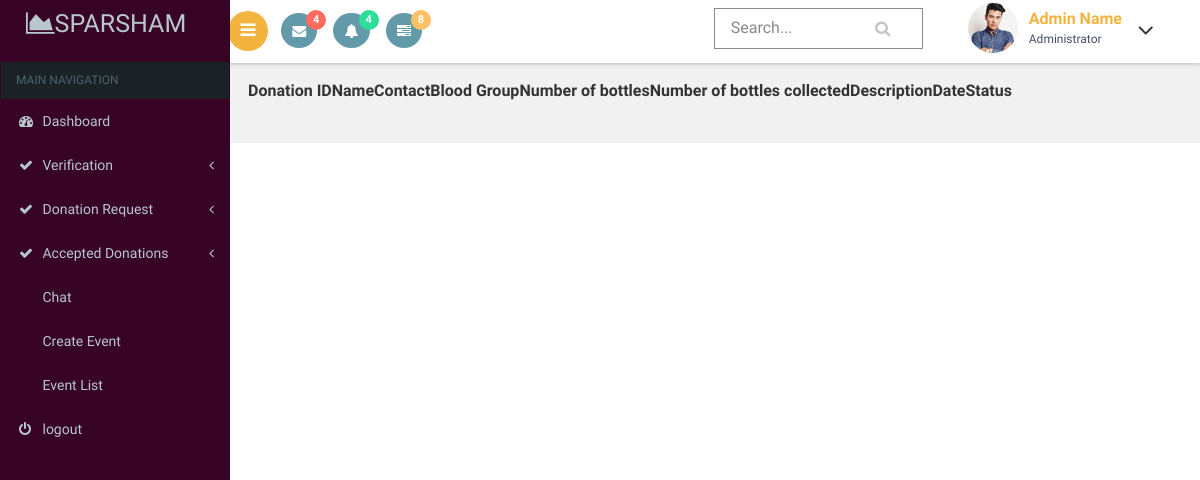
/secratary/blooddonationlist.php, run on an earlier commit of the app's database.
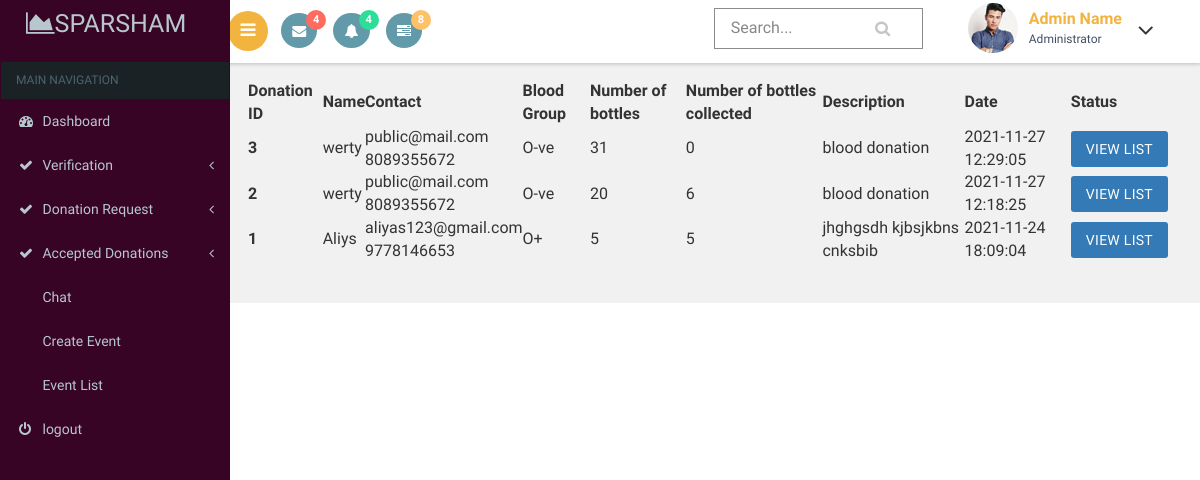
And on a later commit of the database.
### tables this page shows
CREATE TABLE `blood_donation` (
  `blood_donation_id` int(11) NOT NULL,
  `email` varchar(30) NOT NULL,
  `no_of_bottle` int(11) NOT NULL,
  `no_of_donation` int(11) NOT NULL,
  `blood_group` varchar(5) NOT NULL,
  `description` varchar(50) NOT NULL,
  `blood_donation_status` int(3) NOT NULL DEFAULT 0,
  `donation_date` timestamp NOT NULL DEFAULT current_timestamp()
);

CREATE TABLE `registration` (
  `name` varchar(80) NOT NULL,
  `email` varchar(80) NOT NULL,
  `phone` bigint(11) NOT NULL,
  `gender` varchar(10) NOT NULL,
  `date_of_birth` varchar(20) NOT NULL,
  `house` varchar(80) NOT NULL,
  `place` varchar(80) NOT NULL,
  `country` int(11) NOT NULL,
  `state` int(11) NOT NULL,
  `district` int(11) NOT NULL,
  `pincode` int(6) NOT NULL,
  `profile_pic` varchar(100) NOT NULL DEFAULT '../images/avathar.jpg'
);

### secratary/blooddonationlist.php (the view, shortened to what this page needs)
<?php
include("dbconn.php");
?>
<!DOCTYPE html>
<html>
<head>
    <link href="css/bootstrap.css" rel='stylesheet' type='text/css' />
<link href="css/style.css" rel='stylesheet' type='text/css' />
<link href="css/font-awesome.css" rel="stylesheet">
<link href='css/SidebarNav.min.css' media='all' rel='stylesheet' type='text/css'/>
<link href="css/custom.css" rel="stylesheet">
    <link rel="stylesheet" type="text/css" href="https://cdn.datatables.net/1.10.21/css/jquery.dataTables.css">
</head>
<body class="cbp-spmenu-push">
    <div class="main-content">
    <div class="cbp-spmenu cbp-spmenu-vertical cbp-spmenu-left" id="cbp-spmenu-s1">
        <aside class="sidebar-left">
      <nav class="navbar navbar-inverse">
          <div class="navbar-header">
            <h1><a class="navbar-brand" href="index.html"><span class="fa fa-area-chart"></span>Sparsham<span class="dashboard_text"></span></a></h1>
          </div>
          <?php
          include("menu.php");
          ?>
      </nav>
    </aside>
    </div>
        <?php
        include("header.php");
        ?>
        <div id="page-wrapper">
    <table id="table_id" class="display">
    <thead>
        <tr>
           <th>Donation ID</th>
           <th>Name</th>
           <th>Contact</th>
      <th>Blood Group</th>
      <th>Number of bottles</th>
      <th>Number of bottles collected</th>
      <th>Description</th>
      <th>Date</th>
      <th>Status</th>
        </tr>
    </thead>
    <tbody>
         <?php
            $sql="select * from blood_donation a,registration b where a.email=b.email order by a.donation_date desc";
            $res=mysqli_query($conn,$sql);
            if(mysqli_num_rows($res)>0){
                while($r=mysqli_fetch_assoc($res)){
            ?>
           <tr>
      <th scope="row"><?php echo $r['blood_donation_id']?></th>
      <td><?php echo $r['name']?></td>
      <td><?php echo $r['email']?><br>
        <?php echo $r['phone']?><br>
      </td>
      <td><?php echo $r['blood_group']?></td>
      <td><?php echo $r['no_of_bottle']?></td>
      <td><?php echo $r['no_of_donation']?></td>
        <td><?php echo $r['description']?></td>
        <td><?php echo $r['donation_date']?></td>
        <td><a href="blooddonationlistview.php?id=<?php echo $r['blood_donation_id']?>">
    <button class="btn btn-primary">View List</button></a>
</td>
    </tr>
            <?php
        }
    }
            ?>
    </tbody>
</table>
</div></div>
</body>
</html>

What changed in the data, as far as the page shows it:
added blood_donation: blood_donation_id "3", registration.name "werty", registration.email "public@mail.com", registration.phone "8089355672", blood_group "O-ve", no_of_bottle "31", no_of_donation "0", description "blood donation", donation_date "2021-11-27 12:29:05"
added blood_donation: blood_donation_id "2", registration.name "werty", registration.email "public@mail.com", registration.phone "8089355672", blood_group "O-ve", no_of_bottle "20", no_of_donation "6", description "blood donation", donation_date "2021-11-27 12:18:25"
added blood_donation: blood_donation_id "1", registration.name "Aliys", registration.email "aliyas123@gmail.com", registration.phone "9778146653", blood_group "O+", no_of_bottle "5", no_of_donation "5", description "jhghgsdh kjbsjkbns cnksbib", donation_date "2021-11-24 18:09:04"
